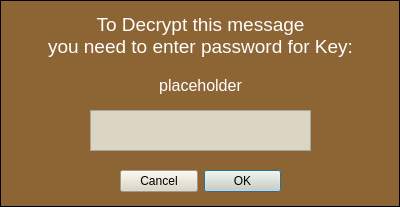
<?xml version="1.0" encoding="UTF-8"?>
<ui version="4.0">
 <class>ReceiveDialog</class>
 <widget class="QDialog" name="ReceiveDialog">
  <property name="geometry">
   <rect>
    <x>0</x>
    <y>0</y>
    <width>400</width>
    <height>207</height>
   </rect>
  </property>
  <property name="windowTitle">
   <string>Dialog</string>
  </property>
  <property name="styleSheet">
   <string notr="true">QPushButton {
	background-color: #dbd5c3;
}
QDialog { 
   border: 1px solid black;
    background-color: #8d6535;
}
QTextEdit {
	background-color: #dbd5c3;
}</string>
  </property>
  <widget class="QDialogButtonBox" name="buttonBox">
   <property name="geometry">
    <rect>
     <x>120</x>
     <y>170</y>
     <width>161</width>
     <height>23</height>
    </rect>
   </property>
   <property name="layoutDirection">
    <enum>Qt::RightToLeft</enum>
   </property>
   <property name="standardButtons">
    <set>QDialogButtonBox::Cancel|QDialogButtonBox::Ok</set>
   </property>
  </widget>
  <widget class="QTextEdit" name="passwordInputText">
   <property name="geometry">
    <rect>
     <x>90</x>
     <y>110</y>
     <width>221</width>
     <height>41</height>
    </rect>
   </property>
   <property name="font">
    <font>
     <pointsize>12</pointsize>
     <weight>50</weight>
     <italic>false</italic>
     <bold>false</bold>
     <underline>false</underline>
     <kerning>true</kerning>
    </font>
   </property>
  </widget>
  <widget class="QLabel" name="passwordLabel">
   <property name="geometry">
    <rect>
     <x>0</x>
     <y>10</y>
     <width>401</width>
     <height>51</height>
    </rect>
   </property>
   <property name="font">
    <font>
     <family>Arial</family>
     <pointsize>14</pointsize>
     <weight>50</weight>
     <italic>false</italic>
     <bold>false</bold>
     <underline>false</underline>
     <kerning>true</kerning>
    </font>
   </property>
   <property name="styleSheet">
    <string notr="true">QLabel {
	color: white;
}</string>
   </property>
   <property name="text">
    <string>To Decrypt this message
you need to enter password for Key:</string>
   </property>
   <property name="alignment">
    <set>Qt::AlignCenter</set>
   </property>
  </widget>
  <widget class="QLabel" name="receiveKeyIDLabel">
   <property name="geometry">
    <rect>
     <x>0</x>
     <y>70</y>
     <width>401</width>
     <height>31</height>
    </rect>
   </property>
   <property name="font">
    <font>
     <pointsize>12</pointsize>
    </font>
   </property>
   <property name="styleSheet">
    <string notr="true">QLabel {
	color: white;
}</string>
   </property>
   <property name="text">
    <string>placeholder</string>
   </property>
   <property name="alignment">
    <set>Qt::AlignCenter</set>
   </property>
  </widget>
 </widget>
 <resources/>
 <connections/>
</ui>
